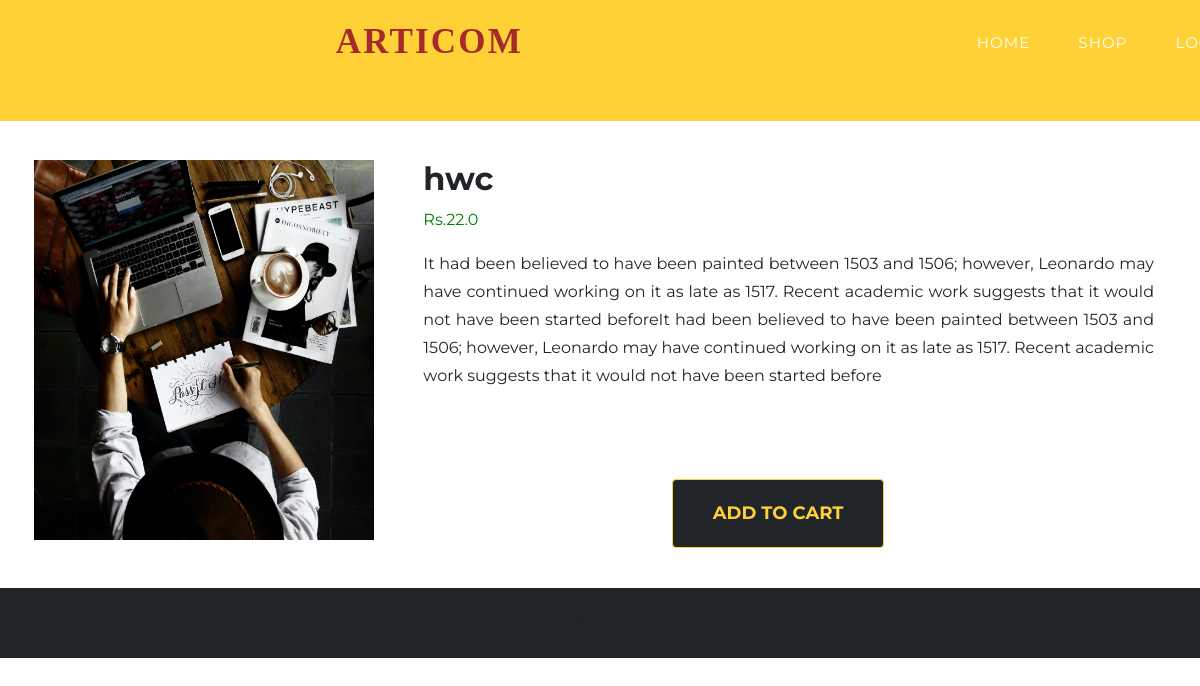
The page /shop/productview/37 on the database its author committed.
### shop/models.py (models this page shows, shortened)
class Product(models.Model):
    product_id = models.AutoField
    owner = models.CharField(max_length=50, default="")
    product_name = models.CharField(max_length=50)
    category = models.CharField(max_length=50, default="")
    email = models.CharField(max_length=70, default="")
    price = models.FloatField(default=0)
    desc = models.CharField(max_length=300)
    pub_date = models.DateField()
    image = models.ImageField(upload_to="shop/image", default="")

### shop/views.py (the view)
# urls.py: path("productview/<int:myid>", views.productview, name = "ProductView"),
def productview(request, myid):
    product = Product.objects.filter(id=myid)
    return render(request, 'shop/productview.html', {'product': product[0]})

### shop/templates/shop/productview.html (shortened to what this page needs)
{% extends 'shop/basic1.html' %}
{% block navlist %}
<li class="nav-item"><a href="{% url 'ShopHome' %}" class="nav-link js-scroll-trigger navcol">Shop</a></li>
{% if user.is_authenticated%}
<li class="nav-item"><a href="{% url 'Dashboard' %}" class="nav-link js-scroll-trigger navcol" style="color: brown; font-weight: bolder;">Welcome
  {{request.user}}</a>
<li class="nav-item"><a href="{% url 'SignUp' %}" class="nav-link js-scroll-trigger navcol">Signup</a></li>
<a href="{% url 'Cart' %}" class="nav-link js-scroll-trigger navcol cartcol"
                        style="margin-left: 5px; margin-right: -326px; margin-top: -8px; width: 20%;"><i
                            class="fab fa-opencart nav-item"
                            style="width: 100%; height: 40px; margin-top: -11%; margin-bottom: -13%; margin-right: -68%;"></i>
                        </li><span id="cart">0</span></a>
{% else %}
<li class="nav-item"><a href="{% url 'Login' %}" class="nav-link js-scroll-trigger navcol">Login</a>
</li>
{% endif %}
{% endblock %}
{% block masthead %}
<header class="masthead" style="margin-top: 12%;">
<div class="container my-4">
    <div class="row">
    <div class="col-md-4">
    <div class="row">
        <img src="/media/{{product.image}}" style="width: 90%; height: 380px;">
    </div>
    </div>
    <div class="col-md-8 font">
        <h2>{{product.product_name}}</h2>
        <p style="color: green;">Rs.{{product.price}}</p>
        <p>{{product.desc}}</p>
        <button id="{{product.product_name}} % {{product.category}} % {{product.price}} % {{product.desc}} % {{product.image.url}} % {{i.id}}" class="btn btn-home btn-xl text-uppercase js-scroll-trigger cart" style=" margin-top: 10%; margin-left: 34%;">Add To Cart</a>
    </div>
    </div>
</div>
</header>
{% endblock %}

### shop/templates/shop/productview.html (style rules this page uses)
.btn-home { color: #fed136; background-color: #212529; border-color: #fed136; }
.font { font-family: "Montserrat", -apple-system, BlinkMacSystemFont, "Segoe UI", Roboto, "Helvetica Neue", Arial, sans-serif, "Apple Color Emoji", "Segoe UI Emoji", "Segoe UI Symbol", "Noto Color Emoji"; text-align: justify; }

### rows shown on the page
Product: image (picture), product_name "hwc", price "22.0", desc "It had been believed to have been painted between 1503 and 1506; however, Leonardo may have continued working on it as late as 1517. Recent academic work suggests that it would not have been started beforeIt had been believed to have been painted between 1503 and 1506; however, Leonardo may have continued working on it as late as 1517. Recent academic work suggests that it would not have been started before"
